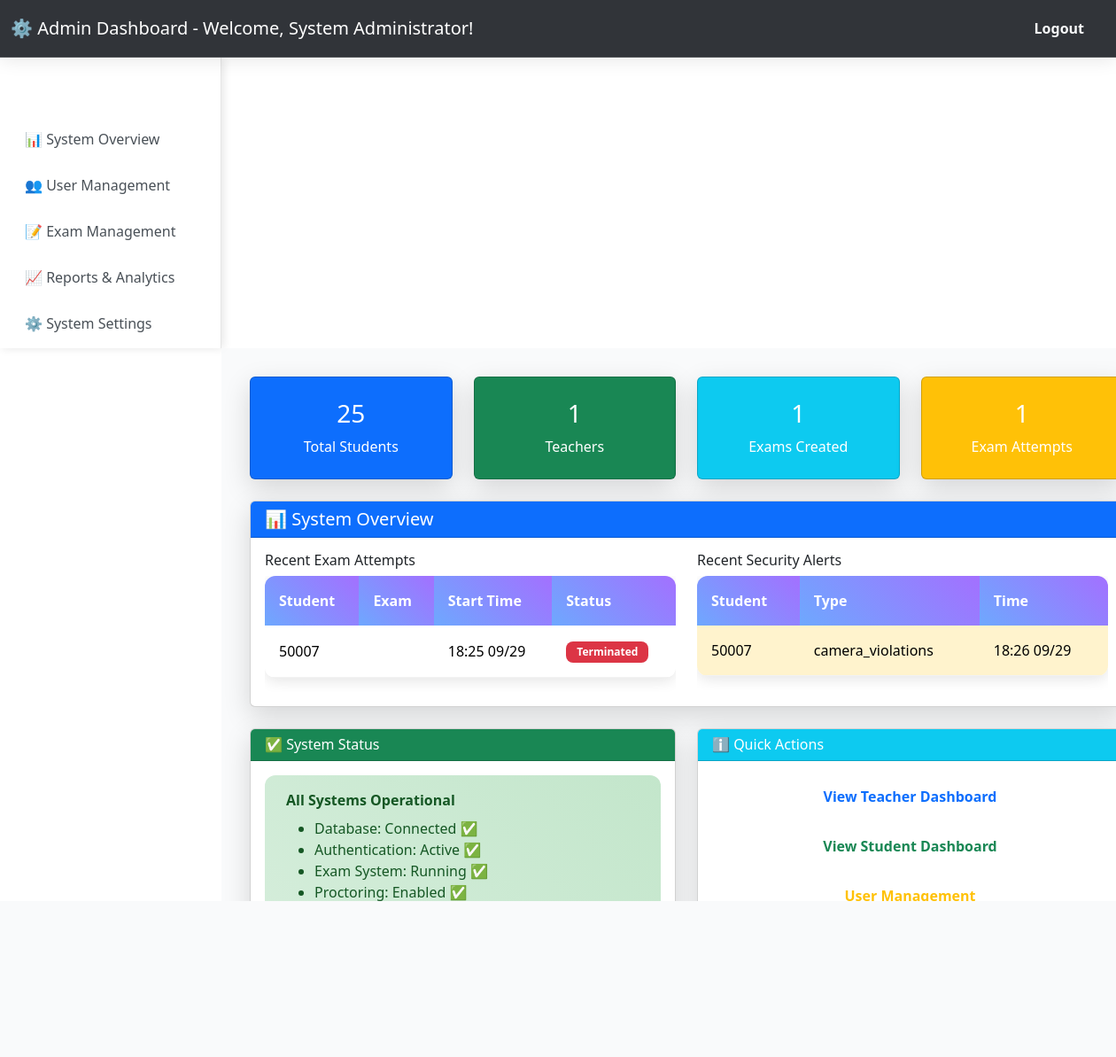
Screenshot of /admin/dashboard (signed in) with the database file from the repository.
### app.py (models this page shows)
class User(db.Model):
    id = db.Column(db.Integer, primary_key=True)
    username = db.Column(db.String(120), unique=True, nullable=False)
    password_hash = db.Column(db.String(256), nullable=False)
    role = db.Column(db.String(20), nullable=False)
    full_name = db.Column(db.String(200), nullable=True)
    created_at = db.Column(db.DateTime, default=datetime.utcnow)

class ExamAttempt(db.Model):
    id = db.Column(db.Integer, primary_key=True)
    exam_id = db.Column(db.Integer)
    student_id = db.Column(db.Integer)
    start_time = db.Column(db.DateTime)
    end_time = db.Column(db.DateTime)
    submitted = db.Column(db.Boolean, default=False)
    cheating_count = db.Column(db.Integer, default=0)
    terminated = db.Column(db.Boolean, default=False)
    final_marks = db.Column(db.Float, default=0)

class CheatingLog(db.Model):
    id = db.Column(db.Integer, primary_key=True)
    student_id = db.Column(db.Integer)
    exam_id = db.Column(db.Integer)
    attempt_id = db.Column(db.Integer)
    cheat_type = db.Column(db.String(50))
    timestamp = db.Column(db.DateTime, default=datetime.utcnow)

### app.py (the view)
@app.route('/admin/dashboard')
@login_required('admin')
def admin_dashboard():
    total_students = User.query.filter_by(role='student').count()
    total_teachers = User.query.filter_by(role='teacher').count()
    total_exams = Exam.query.count()
    total_attempts = ExamAttempt.query.count()
    recent_attempts = ExamAttempt.query.order_by(ExamAttempt.start_time.desc()).limit(10).all()
    recent_cheating = CheatingLog.query.order_by(CheatingLog.timestamp.desc()).limit(10).all()
    students = User.query.filter_by(role='student').all()
    teachers = User.query.filter_by(role='teacher').all()
    return render_template('admin_dashboard.html',
                         total_students=total_students,
                         total_teachers=total_teachers,
                         total_exams=total_exams,
                         total_attempts=total_attempts,
                         recent_attempts=recent_attempts,
                         recent_cheating=recent_cheating,
                         students=students,
                         teachers=teachers,
                         admin_name=session.get('admin_name'))

### app.py (called while the page is built)
@app.context_processor
def utility_processor():
    return dict(max=max, min=min, len=len)

def login_required(role):
    def decorator(f):
        @wraps(f)
        def decorated_function(*args, **kwargs):
            if not session.get(f'{role}_logged_in'):
                flash(f'Please login as {role} to access this page.', 'warning')
                return redirect(url_for(f'{role}_login'))
            return f(*args, **kwargs)
        return decorated_function
    return decorator

@app.after_request
def add_header(response):
    response.headers['Cache-Control'] = 'no-store, no-cache, must-revalidate, post-check=0, pre-check=0, max-age=0'
    response.headers['Pragma'] = 'no-cache'
    response.headers['Expires'] = '-1'
    return response

### templates/admin_dashboard.html (shortened to what this page needs)
<!DOCTYPE html>
<html>
<head>
    <link href="https://cdn.jsdelivr.net/npm/bootstrap@5.3.2/dist/css/bootstrap.min.css" rel="stylesheet">
    <link href="{{ url_for('static', filename='style.css') }}" rel="stylesheet">
</head>
<body>
    <nav class="navbar navbar-dark app-nav-blur">
        <div class="container-fluid">
            <span class="navbar-brand mb-0 h1">⚙️ Admin Dashboard - Welcome, {{ admin_name }}!</span>
            <a href="/admin/logout" class="btn btn-outline-light">Logout</a>
        </div>
    </nav>
    <div class="container-fluid">
        <div class="row">
            <div class="col-md-2 sidebar">
                <div class="p-3 text-center">
                    <h5 class="text-white">Admin Panel</h5>
                </div>
                <div class="list-unstyled">
                    <li><a href="/admin/dashboard" class="active">📊 System Overview</a></li>
                    <li><a href="/admin/users">👥 User Management</a></li>
                    <li><a href="/admin/exams">📝 Exam Management</a></li>
                    <li><a href="/admin/reports">📈 Reports & Analytics</a></li>
                    <li><a href="/admin/settings">⚙️ System Settings</a></li>
                </div>
            </div>
            <div class="col-md-10 content">
                <div class="row mb-4">
                    <div class="col-md-3">
                        <div class="card stat-card bg-primary text-white shadow-soft">
                            <div class="card-body text-center py-4">
                                <h3>{{ total_students }}</h3>
                                <p class="mb-0">Total Students</p>
                            </div>
                        </div>
                    </div>
                    <div class="col-md-3">
                        <div class="card stat-card bg-success text-white shadow-soft">
                            <div class="card-body text-center py-4">
                                <h3>{{ total_teachers }}</h3>
                                <p class="mb-0">Teachers</p>
                            </div>
                        </div>
                    </div>
                    <div class="col-md-3">
                        <div class="card stat-card bg-info text-white shadow-soft">
                            <div class="card-body text-center py-4">
                                <h3>{{ total_exams }}</h3>
                                <p class="mb-0">Exams Created</p>
                            </div>
                        </div>
                    </div>
                    <div class="col-md-3">
                        <div class="card stat-card bg-warning text-white shadow-soft">
                            <div class="card-body text-center py-4">
                                <h3>{{ total_attempts }}</h3>
                                <p class="mb-0">Exam Attempts</p>
                            </div>
                        </div>
                    </div>
                </div>
                <div class="card mb-4 shadow-soft">
                    <div class="card-header bg-primary text-white">
                        <h5 class="mb-0">📊 System Overview</h5>
                    </div>
                    <div class="card-body">
                        <div class="row">
                            <div class="col-md-6">
                                <h6>Recent Exam Attempts</h6>
                                {% if recent_attempts %}
                                <div class="table-responsive">
                                    <table class="table table-sm table-hover">
                                        <thead>
                                            <tr>
                                                <th>Student</th>
                                                <th>Exam</th>
                                                <th>Start Time</th>
                                                <th>Status</th>
                                            </tr>
                                        </thead>
                                        <tbody>
                                            {% for attempt in recent_attempts %}
                                            <tr>
                                                <td>
                                                    {% for student in students %}
                                                        {% if student.id == attempt.student_id %}
                                                            {{ student.username }}
                                                        {% endif %}
                                                    {% endfor %}
                                                </td>
                                                <td>
                                                </td>
                                                <td>{{ attempt.start_time.strftime('%H:%M %m/%d') }}</td>
                                                <td>
                                                    {% if attempt.terminated %}
                                                    <span class="badge bg-danger">Terminated</span>
                                                    {% elif attempt.submitted %}
                                                    <span class="badge bg-success">Completed</span>
                                                    {% else %}
                                                    <span class="badge bg-warning">In Progress</span>
                                                    {% endif %}
                                                </td>
                                            </tr>
                                            {% endfor %}
                                        </tbody>
                                    </table>
                                </div>
                                {% else %}
                                <p class="text-muted">No recent exam attempts</p>
                                {% endif %}
                            </div>
                            <div class="col-md-6">
                                <h6>Recent Security Alerts</h6>
                                {% if recent_cheating %}
                                <div class="table-responsive">
                                    <table class="table table-sm table-hover">
                                        <thead>
                                            <tr>
                                                <th>Student</th>
                                                <th>Type</th>
                                                <th>Time</th>
                                            </tr>
                                        </thead>
                                        <tbody>
                                            {% for cheat in recent_cheating %}
                                            <tr class="table-warning">
                                                <td>
                                                    {% for student in students %}
                                                        {% if student.id == cheat.student_id %}
                                                            {{ student.username }}
                                                        {% endif %}
                                                    {% endfor %}
                                                </td>
                                                <td>{{ cheat.cheat_type }}</td>
                                                <td>{{ cheat.timestamp.strftime('%H:%M %m/%d') }}</td>
                                            </tr>
                                            {% endfor %}
                                        </tbody>
                                    </table>
                                </div>
                                {% else %}
                                <p class="text-muted">No security alerts</p>
                                {% endif %}
                            </div>
                        </div>
                    </div>
                </div>
                <div class="row">
                    <div class="col-md-6">
                        <div class="card shadow-soft">
                            <div class="card-header bg-success text-white">
                                <h6 class="mb-0">✅ System Status</h6>
                            </div>
                            <div class="card-body">
                                <div class="alert alert-success">
                                    <strong>All Systems Operational</strong>
                                    <ul class="mt-2 mb-0">
                                        <li>Database: Connected ✅</li>
                                        <li>Authentication: Active ✅</li>
                                        <li>Exam System: Running ✅</li>
                                        <li>Proctoring: Enabled ✅</li>
                                    </ul>
                                </div>
                            </div>
                        </div>
                    </div>
                    <div class="col-md-6">
                        <div class="card shadow-soft">
                            <div class="card-header bg-info text-white">
                                <h6 class="mb-0">ℹ️ Quick Actions</h6>
                            </div>
                            <div class="card-body">
                                <div class="d-grid gap-2">
                                    <a href="/teacher/dashboard" class="btn btn-outline-primary">View Teacher Dashboard</a>
                                    <a href="/student/dashboard" class="btn btn-outline-success">View Student Dashboard</a>
                                    <a href="/admin/users" class="btn btn-outline-warning">User Management</a>
                                    <a href="/admin/reports" class="btn btn-outline-info">Generate Reports</a>
                                </div>
                            </div>
                        </div>
                    </div>
                </div>
            </div>
        </div>
    </div>
</body>
</html>

### static/style.css (style rules this page uses)
:root { --app-primary: #6ea8fe; --app-secondary: #a370ff; --app-dark: #0b1220; --app-success: #198754; --app-danger: #dc3545; --app-warning: #ffc107; }
html, body { height: 100%; margin: 0; padding: 0; font-family: 'Segoe UI', Tahoma, Geneva, Verdana, sans-serif; }
.app-nav-blur { backdrop-filter: saturate(160%) blur(8px); background: rgba(13, 17, 23, 0.85) !important; border-bottom: 1px solid rgba(255,255,255,.15); box-shadow: 0 2px 20px rgba(0,0,0,0.1); }
.shadow-soft { box-shadow: 0 10px 30px rgba(0,0,0,.15) !important; }
.btn { border-radius: 12px; padding: 12px 24px; font-weight: 600; transition: all 0.3s ease; border: none; }
.sidebar { width: 250px; background: rgba(255, 255, 255, 0.98); border-right: 1px solid rgba(0,0,0,0.1); box-shadow: 2px 0 10px rgba(0,0,0,0.1); }
.sidebar .list-unstyled li a { color: #495057; text-decoration: none; padding: 12px 16px; border-radius: 8px; margin: 4px 0; display: block; transition: all 0.3s ease; font-weight: 500; }
.content { margin-left: 250px; padding: 2rem; min-height: 100vh; background: rgba(248, 249, 250, 0.8); }
.table { background: white; border-radius: 12px; overflow: hidden; box-shadow: 0 4px 15px rgba(0,0,0,0.1); }
.table th { background: linear-gradient(45deg, var(--app-primary), var(--app-secondary)); color: white; border: none; padding: 1rem; font-weight: 600; }
.table td { padding: 1rem; border-color: rgba(0,0,0,0.05); vertical-align: middle; }
.alert { border-radius: 12px; border: none; padding: 1rem 1.5rem; font-weight: 500; }
.alert-success { background: linear-gradient(45deg, #d4edda, #c3e6cb); color: #155724; }
.badge { border-radius: 8px; padding: 6px 12px; font-weight: 600; }
body { margin: 0; padding: 0; }

### rows the page displays
ExamAttempt: start_time "18:25 09/29", terminated "Terminated"
User: username "50007"
CheatingLog: cheat_type "camera_violations", timestamp "18:26 09/29"

### other values shown
{{ admin_name }} "System Administrator"
{{ total_students }} "25"
{{ total_teachers }} "1"
{{ total_exams }} "1"
{{ total_attempts }} "1"
